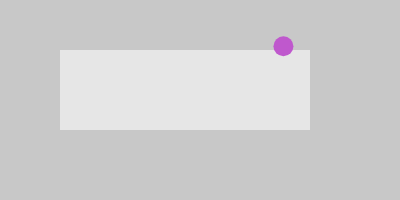
Frame 1 (no input)
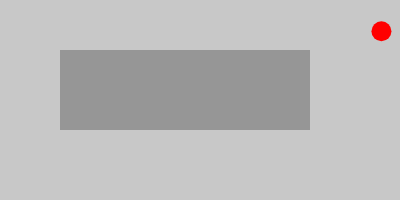
Frame 60 (no input)
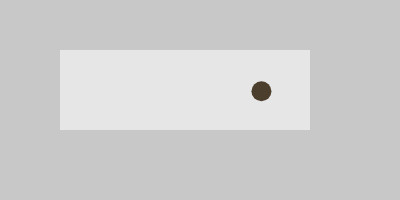
Frame 120 (the mouse pressed at the canvas centre since frame 60)

The p5.js sketch that drew these frames (run headless with seeded random() and noise() and a simulated clock; from frame 60 on, the mouse is pressed at the canvas centre):

// p5.js sketch
// ── sketch.js
let x
let y 
let xspeed = 2
let yspeed = -1
const straal = 10
const xrect = 60
const yrect = 50
const rectWidth = 250
const rectHeight = 80
let rood = 255 
let groen = 0
let blauw = 0
let balDaarnetInRechthoek = false
let balNuInRechthoek
let rechthoekKleur = 150


function setup() {
    noStroke()
    createCanvas(400, 200) 
    x = random(straal, width - straal)
	y = random(straal, height - straal)
}

function draw() {

    x += xspeed 
    y += yspeed 

    if (x >= width - straal && xspeed > 0 || x <= straal && xspeed < 0) {
        xspeed = -xspeed
    } 
    if (y >= height - straal && yspeed > 0 || y <= straal && yspeed < 0) {
        yspeed = -yspeed
    }

    balNuInRechthoek = x + straal > xrect && x - straal < xrect + rectWidth
        && y + straal > yrect && y - straal < yrect + rectHeight
        
    background(200)

    if (balNuInRechthoek && !balDaarnetInRechthoek) {
		rood = random(0, 255)
		groen = random(0, 255)
		blauw = random(0,255)
		balDaarnetInRechthoek = true
		rechthoekKleur = 230
	} 
	if (!balNuInRechthoek && balDaarnetInRechthoek) {
		rood = 255
		groen = 0
		blauw = 0
		rechthoekKleur = 150
    }
    
    fill(rechthoekKleur)
	rect(xrect, yrect, rectWidth, rectHeight)
	fill(rood, groen, blauw)
    ellipse(x, y, straal*2, straal*2)
	balDaarnetInRechthoek = balNuInRechthoek
}
